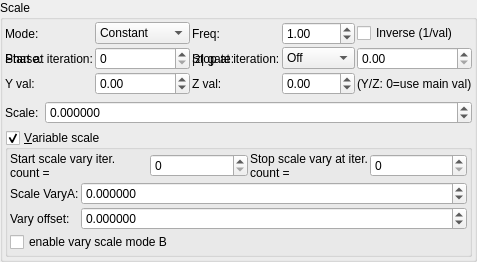
    <widget class="QGroupBox" name="groupBox_5">
     <property name="title">
      <string>Scale</string>
     </property>
     <layout class="QVBoxLayout" name="verticalLayout_8">
      <property name="leftMargin">
       <number>2</number>
      </property>
      <property name="topMargin">
       <number>2</number>
      </property>
      <property name="rightMargin">
       <number>2</number>
      </property>
      <property name="bottomMargin">
       <number>2</number>
      </property>
      <item>
       <layout class="QGridLayout" name="gridLayout_83" columnstretch="0,1,0,1">
        <property name="spacing">
         <number>2</number>
        </property>
        <item row="2" column="3">
         <widget class="MySpinBox" name="spinboxInt_transf_stop_iterations_C">
          <property name="sizePolicy">
           <sizepolicy hsizetype="Preferred" vsizetype="Maximum">
            <horstretch>0</horstretch>
            <verstretch>0</verstretch>
           </sizepolicy>
          </property>
          <property name="maximum">
           <number>999</number>
          </property>
         </widget>
        </item>
      <item row="1" column="0">
       <widget class="QLabel"><property name="text"><string>Mode:</string></property></widget>
      </item>
      <item row="1" column="1">
       <widget class="MyComboBox" name="comboBox_transf_multiplier_value_mode_2">
        <item><property name="text"><string notr="true">Constant</string></property></item>
        <item><property name="text"><string notr="true">Sine</string></property></item>
        <item><property name="text"><string notr="true">Ramp</string></property></item>
        <item><property name="text"><string notr="true">Exponential</string></property></item>
        <item><property name="text"><string notr="true">Triangle</string></property></item>
        <item><property name="text"><string notr="true">Square</string></property></item>
        <item><property name="text"><string notr="true">Smoothstep</string></property></item>
       </widget>
      </item>
      <item row="1" column="2">
       <widget class="QLabel"><property name="text"><string>Freq:</string></property></widget>
      </item>
      <item row="1" column="3">
       <widget class="MyDoubleSpinBox" name="spinbox_transf_multiplier_frequency_2">
        <property name="minimum"><double>0.01</double></property><property name="maximum"><double>100.0</double></property>
        <property name="singleStep"><double>0.1</double></property><property name="value"><double>1.0</double></property>
       </widget>
      </item>
      <item row="1" column="4" colspan="2">
       <widget class="MyCheckBox" name="checkBox_transf_multiplier_inverse_2">
        <property name="text"><string>Inverse (1/val)</string></property>
       </widget>
      </item>
      <item row="2" column="0">
       <widget class="QLabel"><property name="text"><string>Phase:</string></property></widget>
      </item>
      <item row="2" column="1">
       <widget class="MyDoubleSpinBox" name="spinbox_transf_multiplier_phase_2">
        <property name="minimum"><double>-10.0</double></property><property name="maximum"><double>10.0</double></property>
        <property name="singleStep"><double>0.1</double></property><property name="value"><double>0.0</double></property>
       </widget>
      </item>
      <item row="2" column="2">
       <widget class="QLabel"><property name="text"><string>|z| gate:</string></property></widget>
      </item>
      <item row="2" column="3">
       <widget class="MyComboBox" name="comboBox_transf_multiplier_threshold_mode_2">
        <item><property name="text"><string notr="true">Off</string></property></item>
        <item><property name="text"><string notr="true">&gt; thresh</string></property></item>
        <item><property name="text"><string notr="true">&lt; thresh</string></property></item>
       </widget>
      </item>
      <item row="2" column="4" colspan="2">
       <widget class="MyDoubleSpinBox" name="spinbox_transf_multiplier_threshold_2">
        <property name="minimum"><double>0.0</double></property><property name="maximum"><double>1000.0</double></property>
        <property name="singleStep"><double>0.1</double></property><property name="value"><double>0.0</double></property>
       </widget>
      </item>
      <item row="3" column="0">
       <widget class="QLabel"><property name="text"><string>Y val:</string></property></widget>
      </item>
      <item row="3" column="1">
       <widget class="MyDoubleSpinBox" name="spinbox_transf_multiplier_scale_y_2">
        <property name="minimum"><double>-100.0</double></property><property name="maximum"><double>100.0</double></property>
        <property name="singleStep"><double>0.01</double></property><property name="value"><double>0.0</double></property>
       </widget>
      </item>
      <item row="3" column="2">
       <widget class="QLabel"><property name="text"><string>Z val:</string></property></widget>
      </item>
      <item row="3" column="3">
       <widget class="MyDoubleSpinBox" name="spinbox_transf_multiplier_scale_z_2">
        <property name="minimum"><double>-100.0</double></property><property name="maximum"><double>100.0</double></property>
        <property name="singleStep"><double>0.01</double></property><property name="value"><double>0.0</double></property>
       </widget>
      </item>
      <item row="3" column="4" colspan="2">
       <widget class="QLabel"><property name="text"><string notr="true">(Y/Z: 0=use main val)</string></property></widget>
      </item>
        <item row="2" column="2">
         <widget class="QLabel" name="label_55">
          <property name="text">
           <string>Stop at iteration:</string>
          </property>
         </widget>
        </item>
        <item row="2" column="1">
         <widget class="MySpinBox" name="spinboxInt_transf_start_iterations_C">
          <property name="sizePolicy">
           <sizepolicy hsizetype="Minimum" vsizetype="Maximum">
            <horstretch>0</horstretch>
            <verstretch>0</verstretch>
           </sizepolicy>
          </property>
          <property name="minimum">
           <number>0</number>
          </property>
          <property name="maximum">
           <number>999</number>
          </property>
          <property name="value">
           <number>0</number>
          </property>
         </widget>
        </item>
        <item row="2" column="0">
         <widget class="QLabel" name="label_75">
          <property name="text">
           <string>Start at iteration:</string>
          </property>
         </widget>
        </item>
       </layout>
      </item>
      <item>
       <layout class="QGridLayout" name="gridLayout_4" columnstretch="0,1">
        <item row="0" column="1">
         <widget class="MyDoubleSpinBox" name="spinbox_transf_scale">
          <property name="sizePolicy">
           <sizepolicy hsizetype="Minimum" vsizetype="Maximum">
            <horstretch>0</horstretch>
            <verstretch>0</verstretch>
           </sizepolicy>
          </property>
          <property name="prefix">
           <string/>
          </property>
          <property name="suffix">
           <string/>
          </property>
          <property name="decimals">
           <number>6</number>
          </property>
          <property name="minimum">
           <double>-99.998999999999995</double>
          </property>
          <property name="maximum">
           <double>99.998999999999995</double>
          </property>
          <property name="singleStep">
           <double>0.100000000000000</double>
          </property>
         </widget>
        </item>
        <item row="0" column="0">
         <widget class="QLabel" name="label_149">
          <property name="text">
           <string>Scale:</string>
          </property>
         </widget>
        </item>
       </layout>
      </item>
      <item>
       <widget class="MyGroupBox" name="groupCheck_transf_function_enabledS_false">
        <property name="toolTip">
         <string/>
        </property>
        <property name="title">
         <string>&amp;Variable scale</string>
        </property>
        <property name="checkable">
         <bool>true</bool>
        </property>
        <layout class="QVBoxLayout" name="verticalLayout_32" stretch="0,0">
         <property name="spacing">
          <number>2</number>
         </property>
         <property name="leftMargin">
          <number>2</number>
         </property>
         <property name="topMargin">
          <number>2</number>
         </property>
         <property name="rightMargin">
          <number>2</number>
         </property>
         <property name="bottomMargin">
          <number>2</number>
         </property>
         <item>
          <layout class="QHBoxLayout" name="horizontalLayout" stretch="0,1,0,1">
           <property name="topMargin">
            <number>0</number>
           </property>
           <item>
            <widget class="QLabel" name="label_77">
             <property name="text">
              <string>Start scale vary iter. count =</string>
             </property>
             <property name="wordWrap">
              <bool>true</bool>
             </property>
            </widget>
           </item>
           <item>
            <widget class="MySpinBox" name="spinboxInt_transf_start_iterations_X">
             <property name="sizePolicy">
              <sizepolicy hsizetype="Minimum" vsizetype="Maximum">
               <horstretch>0</horstretch>
               <verstretch>0</verstretch>
              </sizepolicy>
             </property>
             <property name="minimum">
              <number>0</number>
             </property>
             <property name="maximum">
              <number>999</number>
             </property>
             <property name="value">
              <number>0</number>
             </property>
            </widget>
           </item>
           <item>
            <widget class="QLabel" name="label_59">
             <property name="text">
              <string>Stop scale vary at iter. count =</string>
             </property>
             <property name="wordWrap">
              <bool>true</bool>
             </property>
            </widget>
           </item>
           <item>
            <widget class="MySpinBox" name="spinboxInt_transf_stop_iterations_X">
             <property name="sizePolicy">
              <sizepolicy hsizetype="Preferred" vsizetype="Maximum">
               <horstretch>0</horstretch>
               <verstretch>0</verstretch>
              </sizepolicy>
             </property>
             <property name="maximum">
              <number>999</number>
             </property>
            </widget>
           </item>
          </layout>
         </item>
         <item>
          <layout class="QGridLayout" name="gridLayout_31" columnstretch="0,1">
           <property name="spacing">
            <number>2</number>
           </property>
           <item row="3" column="0" colspan="2">
            <widget class="MyCheckBox" name="checkBox_transf_function_enabledM_false">
             <property name="text">
              <string>enable vary scale mode B</string>
             </property>
            </widget>
           </item>
           <item row="1" column="1">
            <widget class="MyDoubleSpinBox" name="spinbox_transf_scale_vary_0">
             <property name="sizePolicy">
              <sizepolicy hsizetype="Minimum" vsizetype="Maximum">
               <horstretch>0</horstretch>
               <verstretch>0</verstretch>
              </sizepolicy>
             </property>
             <property name="prefix">
              <string/>
             </property>
             <property name="suffix">
              <string/>
             </property>
             <property name="decimals">
              <number>6</number>
             </property>
             <property name="minimum">
              <double>-99.989999999999995</double>
             </property>
             <property name="maximum">
              <double>99.989999999999995</double>
             </property>
             <property name="singleStep">
              <double>0.100000000000000</double>
             </property>
            </widget>
           </item>
           <item row="2" column="0">
            <widget class="QLabel" name="label_151">
             <property name="text">
              <string>Vary offset:</string>
             </property>
            </widget>
           </item>
           <item row="2" column="1">
            <widget class="MyDoubleSpinBox" name="spinbox_transf_scaleB_1">
             <property name="sizePolicy">
              <sizepolicy hsizetype="Minimum" vsizetype="Maximum">
               <horstretch>0</horstretch>
               <verstretch>0</verstretch>
              </sizepolicy>
             </property>
             <property name="prefix">
              <string/>
             </property>
             <property name="suffix">
              <string/>
             </property>
             <property name="decimals">
              <number>6</number>
             </property>
             <property name="minimum">
              <double>-99.989999999999995</double>
             </property>
             <property name="maximum">
              <double>99.989999999999995</double>
             </property>
             <property name="singleStep">
              <double>0.100000000000000</double>
             </property>
            </widget>
           </item>
           <item row="1" column="0">
            <widget class="QLabel" name="label_144">
             <property name="text">
              <string>Scale VaryA:</string>
             </property>
            </widget>
           </item>
          </layout>
         </item>
        </layout>
       </widget>
      </item>
     </layout>
    </widget>
